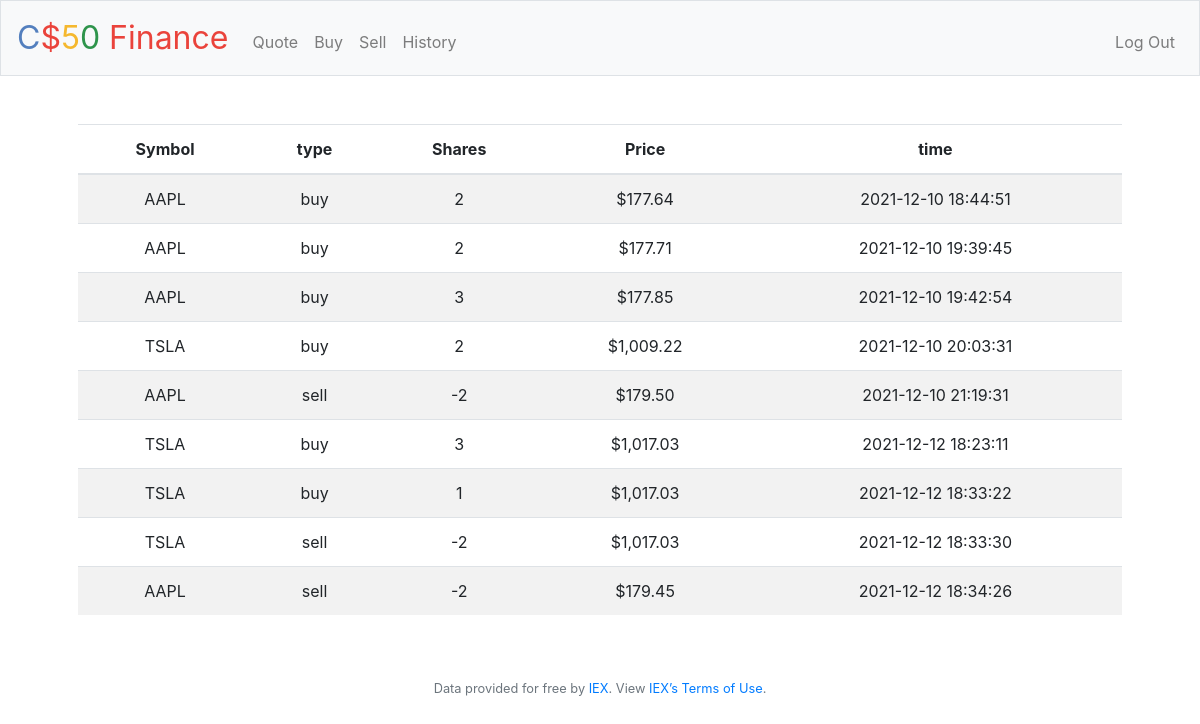
Screenshot of /history (signed in) with the database file from the repository.
### tables this page shows
CREATE TABLE tarakoneshha ( 
 id INTEGER PRIMARY KEY AUTOINCREMENT,
 user_id INTEGER NOT NULL,
 name TEXT NOT NULL,
 shares INTEGER NOT NULL,
 price NUMERIC NOT NULL,
 type TEXT NOT NULL,
 symbol TEXT NOT NULL,
 time TIMESTAMP DEFAULT CURRENT_TIMESTAMP,
 FOREIGN KEY(user_id) REFERENCES users(id) 
);

### application.py (the view)
@app.route("/history")
@login_required
def history():
    user_id = session["user_id"]
    tarakonesh = db.execute("SELECT type,symbol,price,shares,time FROM tarakoneshha WHERE user_id=?", user_id)
    return render_template("history.html", tarakonesh=tarakonesh, usd=usd)

### application.py (called while the page is built)
@app.after_request
def after_request(response):
    response.headers["Cache-Control"] = "no-cache, no-store, must-revalidate"
    response.headers["Expires"] = 0
    response.headers["Pragma"] = "no-cache"
    return response

### helpers.py (called while the page is built)
def login_required(f):
    @wraps(f)
    def decorated_function(*args, **kwargs):
        if session.get("user_id") is None:
            return redirect("/login")
        return f(*args, **kwargs)
    return decorated_function

def usd(value):
    return f"${value:,.2f}"

### templates/history.html (shortened to what this page needs)
{% extends "layout.html" %}
{% block main %}
    <table class="table table-striped" >
        <thead>
            <tr>
                <th>Symbol</th>
                <th>type</th>
                <th>Shares</th>
                <th>Price</th>
                <th>time</th>
            </tr>
        </thead>
        <tbody>
            {% for tarakonesh  in tarakonesh %}
            <tr>
                <td>  {{  tarakonesh["symbol"].upper()}}   </td>
                <td>  {{  tarakonesh["type"]  }}           </td>
                <td>  {{  tarakonesh["shares"]  }}         </td>
                <td>  {{ usd (tarakonesh["price"] ) }}     </td>
                <td>  {{tarakonesh["time"]}}               </td>
            </tr>
            {% endfor %}
        </tbody>
    </table>
{% endblock %}

### templates/layout.html (shortened to what this page needs)
<!DOCTYPE html>
<html lang="en">
    <head>
        <link rel="stylesheet" href="https://cdn.jsdelivr.net/npm/bootstrap@4.5.3/dist/css/bootstrap.min.css">
        <link href="/static/styles.css" rel="stylesheet">
    </head>
    <body>
        <nav class="navbar navbar-expand-md navbar-light bg-light border">
            <a class="navbar-brand" href="/"><span class="blue">C</span><span class="red">$</span><span class="yellow">5</span><span class="green">0</span> <span class="red">Finance</span></a>
            <div class="collapse navbar-collapse" id="navbar">
                {% if session.user_id %}
                    <ul class="navbar-nav mr-auto mt-2">
                        <li class="nav-item"><a class="nav-link" href="/quote">Quote</a></li>
                        <li class="nav-item"><a class="nav-link" href="/buy">Buy</a></li>
                        <li class="nav-item"><a class="nav-link" href="/sell">Sell</a></li>
                        <li class="nav-item"><a class="nav-link" href="/history">History</a></li>
                    </ul>
                    <ul class="navbar-nav ml-auto mt-2">
                        <li class="nav-item"><a class="nav-link" href="/logout">Log Out</a></li>
                    </ul>
                {% else %}
                    <ul class="navbar-nav ml-auto mt-2">
                        <li class="nav-item"><a class="nav-link" href="/register">Register</a></li>
                        <li class="nav-item"><a class="nav-link" href="/login">Log In</a></li>
                    </ul>
                {% endif %}
            </div>
        </nav>
        <main class="container p-5">
            {% block main %}{% endblock %}
        </main>
        <footer class="small text-center text-muted">
            Data provided for free by <a href="https://iextrading.com/developer">IEX</a>. View <a href="https://iextrading.com/api-exhibit-a/">IEX’s Terms of Use</a>.
        </footer>
    </body>
</html>

### static/styles.css (style rules this page uses)
nav .navbar-brand { font-size: xx-large; }
nav .navbar-brand .blue { color: #537fbe; }
nav .navbar-brand .red { color: #ea433b; }
nav .navbar-brand .yellow { color: #f5b82e; }
nav .navbar-brand .green { color: #2e944b; }
main { overflow-x: auto; text-align: center; }

### rows the page displays
tarakoneshha: symbol "AAPL", type "buy", shares "2", price "$177.64", time "2021-12-10 18:44:51"
tarakoneshha: symbol "AAPL", type "buy", shares "2", price "$177.71", time "2021-12-10 19:39:45"
tarakoneshha: symbol "AAPL", type "buy", shares "3", price "$177.85", time "2021-12-10 19:42:54"
tarakoneshha: symbol "TSLA", type "buy", shares "2", price "$1,009.22", time "2021-12-10 20:03:31"
tarakoneshha: symbol "AAPL", type "sell", shares "-2", price "$179.50", time "2021-12-10 21:19:31"
tarakoneshha: symbol "TSLA", type "buy", shares "3", price "$1,017.03", time "2021-12-12 18:23:11"
tarakoneshha: symbol "TSLA", type "buy", shares "1", price "$1,017.03", time "2021-12-12 18:33:22"
tarakoneshha: symbol "TSLA", type "sell", shares "-2", price "$1,017.03", time "2021-12-12 18:33:30"
tarakoneshha: symbol "AAPL", type "sell", shares "-2", price "$179.45", time "2021-12-12 18:34:26"
